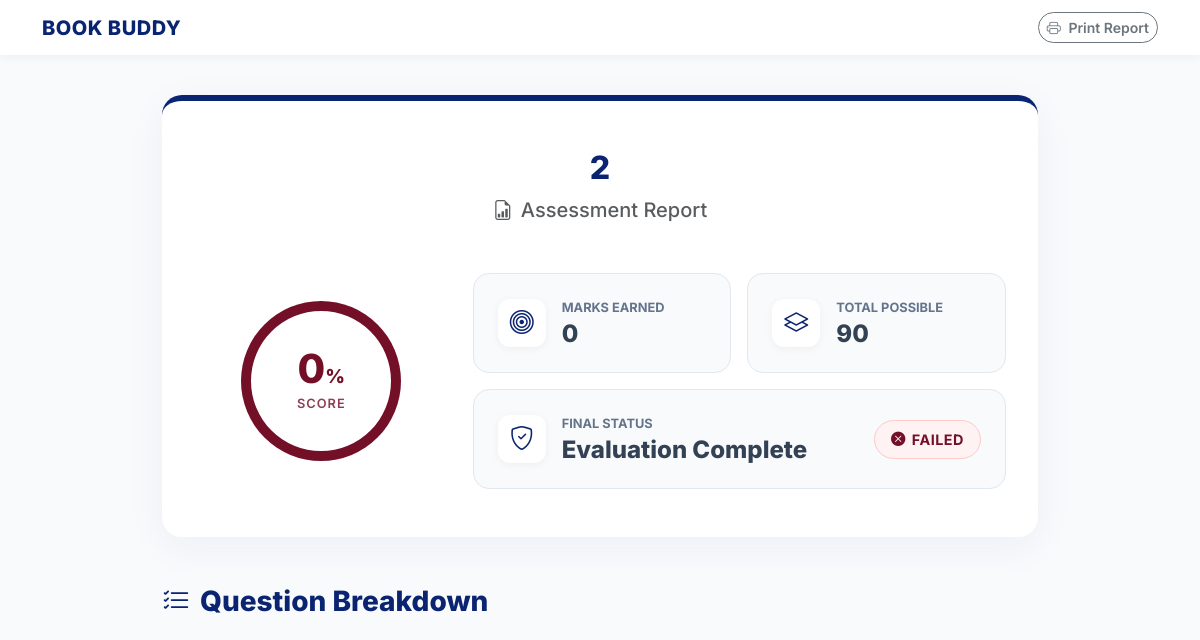
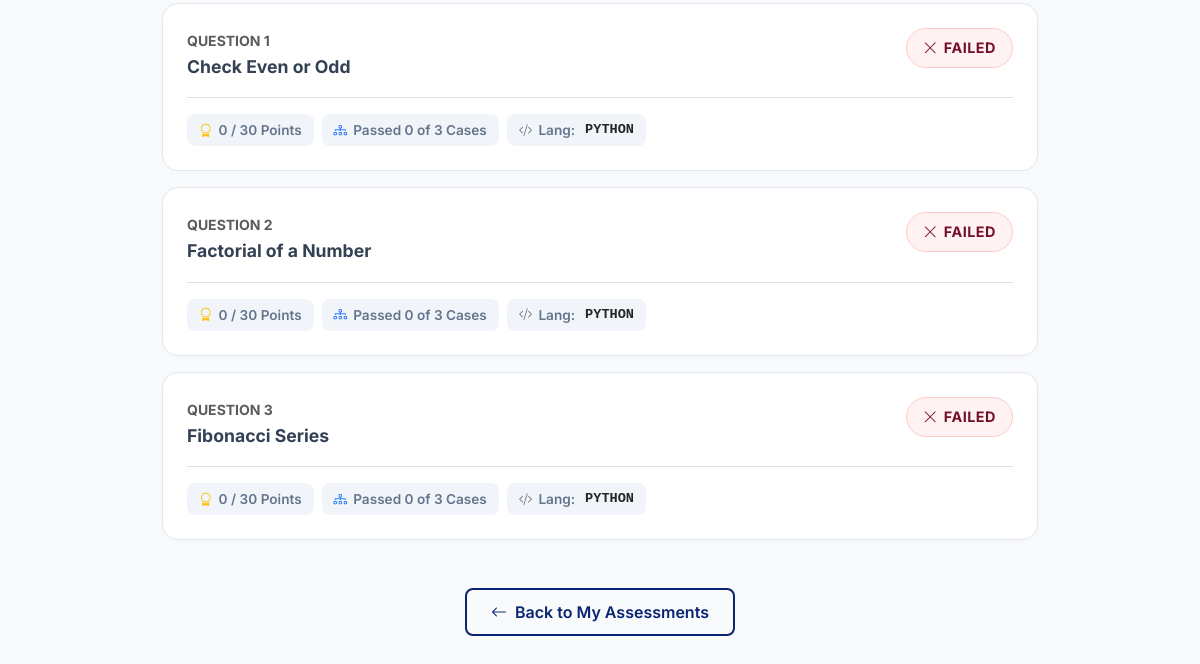
The page /student-results/3 (signed in) on the database as committed earlier (2 pictures, top to bottom).
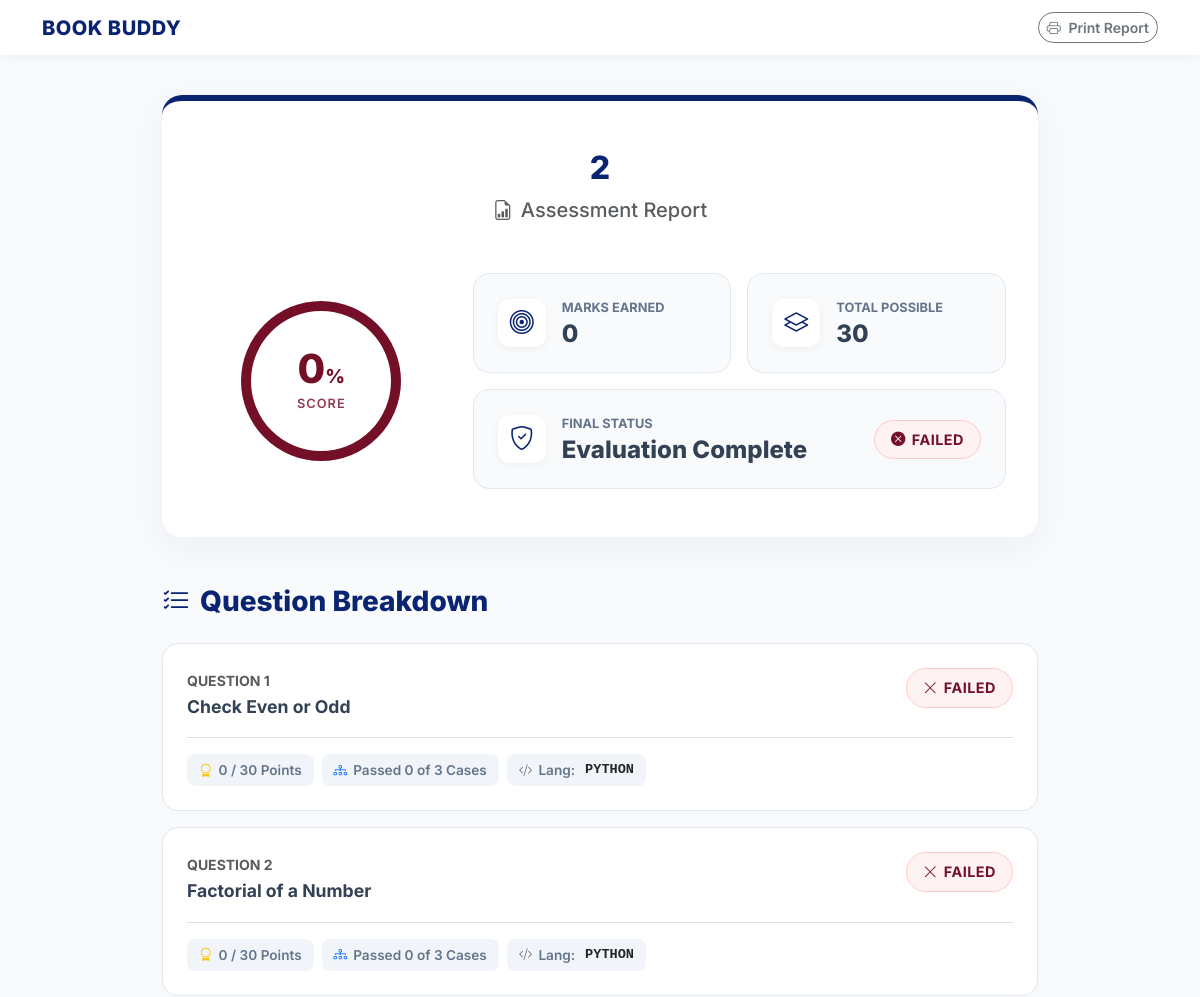
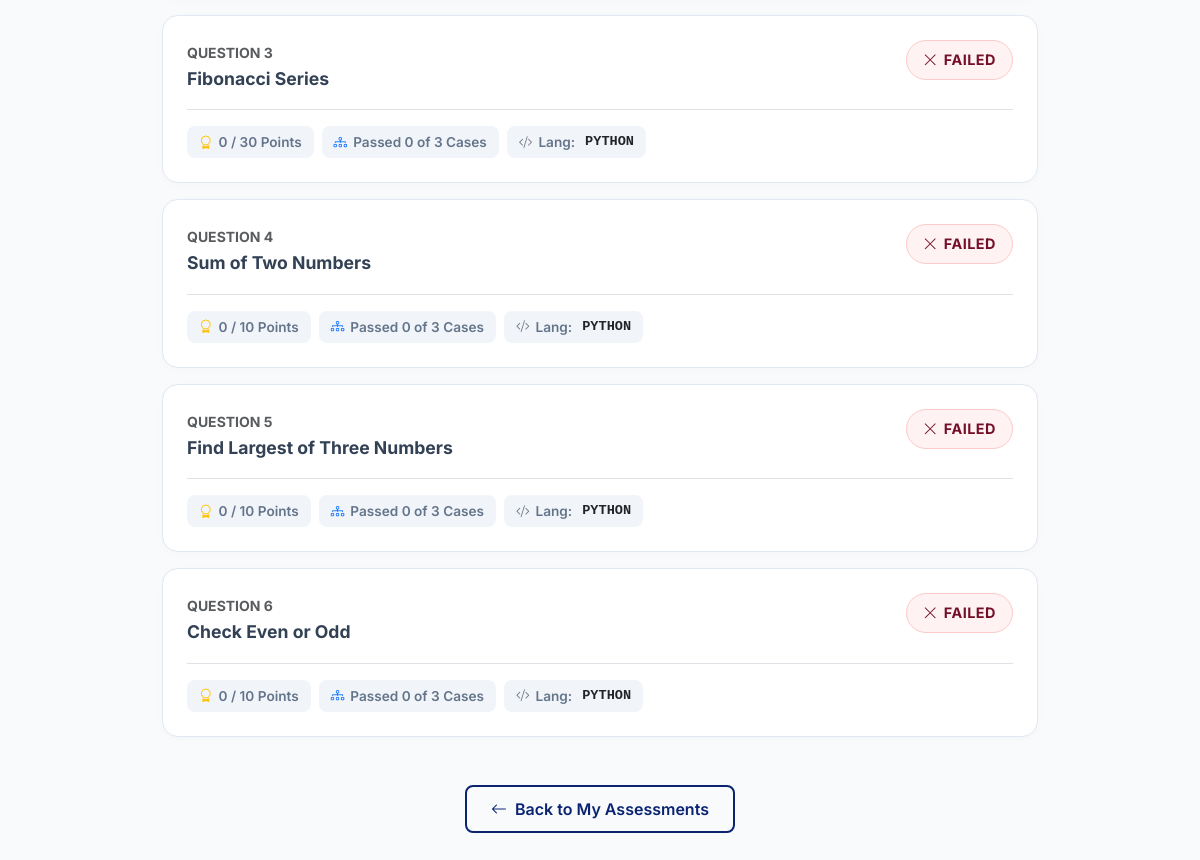
The same page on the database as committed later (2 pictures, top to bottom).
### app.py (models this page shows, shortened)
class Testmaintain(db.Model):
    __tablename__ = 'test_maintain'
    id = db.Column(db.Integer, primary_key=True)
    test_title = db.Column(db.String(50))
    date = db.Column(db.Date)
    start_time = db.Column(db.DateTime)
    end_time = db.Column(db.DateTime)
    status = db.Column(db.String(20), default='draft')
    total_points = db.Column(db.Integer, default=0)
    question_id = db.Column(db.Integer, db.ForeignKey('question.id'), nullable=False)

class TestResult(db.Model):
    id = db.Column(db.Integer, primary_key=True)
    student_id = db.Column(db.Integer, db.ForeignKey('student.id'), nullable=False)
    test_id = db.Column(db.Integer, db.ForeignKey('test_maintain.id'), nullable=False)
    total_marks_obtained = db.Column(db.Integer, default=0)
    total_marks_possible = db.Column(db.Integer, default=0)
    percentage = db.Column(db.Float, default=0)
    status = db.Column(db.String(20), default='attempted')
    entry_time = db.Column(db.DateTime, default=db.func.current_timestamp())
    exit_time = db.Column(db.DateTime)
    submitted_at = db.Column(db.DateTime, default=db.func.current_timestamp())
    student = db.relationship('Student', backref='test_results')
    test = db.relationship('Testmaintain', backref='results')

class Submission(db.Model):
    id = db.Column(db.Integer, primary_key=True)
    code = db.Column(db.Text, nullable=False)
    language = db.Column(db.String(20))
    status = db.Column(db.String(20))
    timestamp = db.Column(db.DateTime, default=db.func.current_timestamp())
    marks_obtained = db.Column(db.Integer, default=0)
    total_marks = db.Column(db.Integer, default=0)
    test_cases_passed = db.Column(db.Integer, default=0)
    total_test_cases = db.Column(db.Integer, default=0)
    student_id = db.Column(db.Integer, db.ForeignKey('student.id'), nullable=False)
    question_id = db.Column(db.Integer, db.ForeignKey('question.id'), nullable=False)
    test_id = db.Column(db.Integer, db.ForeignKey('test_maintain.id'), nullable=True)
    student = db.relationship('Student', backref='submissions')
    question = db.relationship('Question', backref='submissions')
    test = db.relationship('Testmaintain', backref='submissions')

class Question(db.Model):
    id = db.Column(db.Integer, primary_key=True)
    question_id = db.Column(db.String(20))
    title = db.Column(db.String(200))
    description = db.Column(db.Text)
    input_format = db.Column(db.Text)
    output_format = db.Column(db.Text)
    constraints = db.Column(db.Text)
    explanation = db.Column(db.Text)
    difficulty = db.Column(db.String(20))
    test_cases = db.relationship('TestCase', backref='question', lazy=True, cascade='all, delete-orphan')

### app.py (the view)
@app.route('/student-results/<int:test_id>')
@login_required
def student_results(test_id):
    test = Testmaintain.query.get_or_404(test_id)
    result = TestResult.query.filter_by(test_id=test_id, student_id=current_user.id).first()
    submissions = Submission.query.filter_by(test_id=test_id, student_id=current_user.id).all()
    return render_template('student_results.html', test=test, result=result, submissions=submissions)

### app.py (called while the page is built)
@login_manager.user_loader
def load_user(user_id):
    student = Student.query.get(int(user_id))
    if student:
        return student
    return User.query.get(int(user_id))

@app.context_processor
def inject_now():
    return {'now': datetime.now()}

### templates/student_results.html (shortened to what this page needs)
<!DOCTYPE html>
<html lang="en">
<head>
    <link href="https://cdn.jsdelivr.net/npm/bootstrap@5.3.0/dist/css/bootstrap.min.css" rel="stylesheet">
    <link rel="stylesheet" href="https://cdn.jsdelivr.net/npm/bootstrap-icons@1.11.1/font/bootstrap-icons.css">
</head>
<body>
    <nav class="navbar sticky-top">
        <div class="container d-flex justify-content-between align-items-center">
            <a class="brand-wrapper" href="/">
                <h2 class="brand-name d-none d-sm-block">BOOK BUDDY</h2>
            </a>
            <div class="d-flex align-items-center gap-3">
                <button onclick="window.print()" class="btn btn-outline-secondary btn-sm rounded-pill fw-semibold print-hide">
                    <i class="bi bi-printer me-1"></i> Print Report
                </button>
            </div>
        </div>
    </nav>
    <div class="container" style="max-width: 900px;">
        <div class="result-hero-card">
            <div class="text-center page-header mb-5">
                <h1>{{ test.test_title }}</h1>
                <p class="text-muted fw-medium fs-5"><i class="bi bi-file-earmark-bar-graph me-2"></i>Assessment Report</p>
            </div>
            {% if result %}
            <div class="row align-items-center g-4">
                <div class="col-md-4 text-center">
                    <div class="score-circle-wrapper">
                        <div class="score-circle
                            {% if result.percentage >= 70 %}score-high
                            {% elif result.percentage >= 40 %}score-medium
                            {% else %}score-low{% endif %}">
                            <span class="score-value">{{ "%.0f"|format(result.percentage) }}<small style="font-size: 1.2rem;">%</small></span>
                            <span class="score-label">Score</span>
                        </div>
                    </div>
                </div>
                <div class="col-md-8">
                    <div class="row g-3">
                        <div class="col-sm-6">
                            <div class="stat-box">
                                <div class="stat-icon"><i class="bi bi-bullseye"></i></div>
                                <div class="stat-content">
                                    <label>Marks Earned</label>
                                    <h3>{{ result.total_marks_obtained }}</h3>
                                </div>
                            </div>
                        </div>
                        <div class="col-sm-6">
                            <div class="stat-box">
                                <div class="stat-icon"><i class="bi bi-layers"></i></div>
                                <div class="stat-content">
                                    <label>Total Possible</label>
                                    <h3>{{ result.total_marks_possible }}</h3>
                                </div>
                            </div>
                        </div>
                        <div class="col-12">
                            <div class="stat-box justify-content-between">
                                <div class="d-flex align-items-center gap-3">
                                    <div class="stat-icon"><i class="bi bi-shield-check"></i></div>
                                    <div class="stat-content">
                                        <label>Final Status</label>
                                        <h3 class="d-none d-sm-block">Evaluation Complete</h3>
                                    </div>
                                </div>
                                <span class="status-badge {% if result.status == 'passed' %}status-passed{% else %}status-failed{% endif %}">
                                    {% if result.status == 'passed' %}
                                        <i class="bi bi-check-circle-fill"></i> PASSED
                                    {% else %}
                                        <i class="bi bi-x-circle-fill"></i> FAILED
                                    {% endif %}
                                </span>
                            </div>
                        </div>
                    </div>
                </div>
            </div>
            {% endif %}
        </div>
        {% if result %}
        <div class="mt-5">
            <h3 class="section-title"><i class="bi bi-list-check"></i> Question Breakdown</h3>
            {% for submission in submissions %}
            <div class="submission-card">
                <div class="d-flex flex-column flex-md-row justify-content-between align-items-md-start gap-3 mb-3">
                    <div>
                        <span class="text-muted fw-bold small text-uppercase letter-spacing-1">Question {{ loop.index }}</span>
                        <h4 class="q-title mt-1">{{ submission.question.title }}</h4>
                    </div>
                    <span class="status-badge {% if submission.status == 'Accepted' %}status-passed{% else %}status-failed{% endif %}">
                        {% if submission.status == 'Accepted' %}
                            <i class="bi bi-check2"></i> Accepted
                        {% else %}
                            <i class="bi bi-x-lg"></i> Failed
                        {% endif %}
                    </span>
                </div>
                <div class="d-flex flex-wrap gap-2 mt-3 pt-3 border-top">
                    <div class="metric-pill">
                        <i class="bi bi-award text-warning"></i>
                        {{ submission.marks_obtained }} / {{ submission.total_marks }} Points
                    </div>
                    <div class="metric-pill">
                        <i class="bi bi-diagram-3 text-primary"></i>
                        Passed {{ submission.test_cases_passed }} of {{ submission.total_test_cases }} Cases
                    </div>
                    <div class="metric-pill">
                        <i class="bi bi-code-slash text-secondary"></i>
                        Lang: <span class="text-dark font-monospace ms-1">{{ submission.language|upper }}</span>
                    </div>
                </div>
            </div>
            {% endfor %}
        </div>
        {% endif %}
        <div class="text-center mt-5 mb-4 print-hide">
            <a href="{{ url_for('student_test', id=current_user.id) }}" class="btn btn-outline-navy">
                <i class="bi bi-arrow-left me-2"></i>Back to My Assessments
            </a>
        </div>
    </div>
</body>
</html>

### templates/student_results.html (style rules this page uses)
:root { --brand-navy: #0A2472; --brand-crimson: #740f28; --brand-white: #ffffff; --bg-light: #f8fafc; --text-main: #334155; --text-muted: #64748b; --border-color: #e2e8f0; --success-color: #059669; --success-bg: #ecfdf5; --warning-color: #d97706; --warning-bg: #fffbeb; --danger-color: #dc2626; --danger-bg: #fef2f2; }
body { font-family: 'Inter', sans-serif; background-color: var(--bg-light); color: var(--text-main); padding-bottom: 50px; }
.navbar { background-color: var(--brand-white); box-shadow: 0 2px 10px rgba(0, 0, 0, 0.05); padding: 12px 0; margin-bottom: 40px; }
.brand-wrapper { display: flex; align-items: center; gap: 12px; text-decoration: none; }
.brand-name { margin: 0; font-size: 1.25rem; font-weight: 800; color: var(--brand-navy); letter-spacing: 0.5px; }
.result-hero-card { background: var(--brand-white); border-radius: 20px; padding: 3rem 2rem; box-shadow: 0 10px 40px rgba(10, 36, 114, 0.05); border-top: 6px solid var(--brand-navy); margin-bottom: 2rem; }
.page-header h1 { color: var(--brand-navy); font-weight: 800; font-size: 2rem; margin-bottom: 0.5rem; }
.score-circle-wrapper { position: relative; width: 160px; height: 160px; margin: 0 auto; }
.score-circle { width: 100%; height: 100%; border-radius: 50%; display: flex; flex-direction: column; align-items: center; justify-content: center; box-shadow: inset 0 0 0 10px rgba(0,0,0,0.05); background: var(--brand-white); position: relative; z-index: 2; }
.score-value { font-size: 2.5rem; font-weight: 800; line-height: 1; }
.score-label { font-size: 0.8rem; font-weight: 600; text-transform: uppercase; letter-spacing: 1px; margin-top: 5px; opacity: 0.8; }
.score-low { color: var(--brand-crimson); box-shadow: inset 0 0 0 10px var(--brand-crimson); }
.stat-box { background: #f8fafc; border: 1px solid var(--border-color); border-radius: 16px; padding: 1.5rem; height: 100%; display: flex; align-items: center; gap: 1rem; transition: transform 0.2s; }
.stat-icon { width: 48px; height: 48px; border-radius: 12px; display: flex; align-items: center; justify-content: center; font-size: 1.5rem; background: var(--brand-white); box-shadow: 0 2px 8px rgba(0,0,0,0.05); color: var(--brand-navy); }
.stat-content label { display: block; font-size: 0.8rem; text-transform: uppercase; font-weight: 700; color: var(--text-muted); margin-bottom: 2px; }
.stat-content h3 { margin: 0; font-size: 1.5rem; font-weight: 800; color: var(--text-main); }
.status-badge { padding: 8px 16px; border-radius: 30px; font-size: 0.9rem; font-weight: 700; display: inline-flex; align-items: center; gap: 6px; text-transform: uppercase; letter-spacing: 0.5px; }
.status-failed { background: var(--danger-bg); color: var(--brand-crimson); border: 1px solid #fecaca; }
.section-title { color: var(--brand-navy); font-weight: 800; margin-bottom: 1.5rem; display: flex; align-items: center; gap: 10px; }
.submission-card { background: var(--brand-white); border: 1px solid var(--border-color); border-radius: 16px; padding: 1.5rem; margin-bottom: 1rem; box-shadow: 0 2px 10px rgba(0,0,0,0.02); transition: all 0.2s; }
.q-title { font-size: 1.1rem; font-weight: 700; color: var(--text-main); margin-bottom: 0.25rem; }
.metric-pill { display: inline-flex; align-items: center; gap: 6px; background: #f1f5f9; color: var(--text-muted); padding: 6px 12px; border-radius: 8px; font-size: 0.85rem; font-weight: 600; }
.btn-outline-navy { color: var(--brand-navy); border: 2px solid var(--brand-navy); padding: 10px 24px; border-radius: 8px; font-weight: 600; transition: all 0.2s; background: transparent; }

Rows that differ between the two databases and show on the page:
changed TestResult: total_marks_possible "90" → "30"
added Submission: question "Sum of Two Numbers", status "Failed" (drawn), marks_obtained "0", total_marks "10", test_cases_passed "0", total_test_cases "3", language "PYTHON"
added Submission: question "Find Largest of Three Numbers", status "Failed" (drawn), marks_obtained "0", total_marks "10", test_cases_passed "0", total_test_cases "3", language "PYTHON"
added Submission: question "Check Even or Odd", status "Failed" (drawn), marks_obtained "0", total_marks "10", test_cases_passed "0", total_test_cases "3", language "PYTHON"
